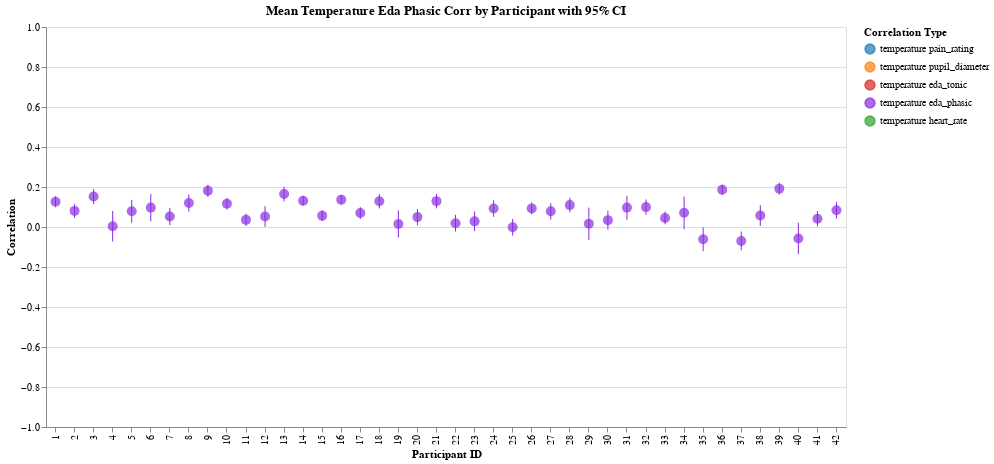

The code cell stored with this chart in its notebook:
### Markdown cell above
## Temperature / EDA Phasic

### Code cell
col1, col2 = "temperature", "eda_phasic"

corr_by_trial = calculate_correlations_by_trial(df, col1, col2)
corr_by_participant = aggregate_correlations_fisher_z(
    corr_by_trial, col1, col2, "participant_id", include_ci=True
)
# plot_correlations_by_trial(corr_by_trial, col1, col2)
eda_phasic = plot_correlations_by_participant(
    corr_by_participant, col1, col2, with_config=-False, color_map=COLORS
)
eda_phasic

### Figure 1 — Vega-Lite specification as saved in the notebook (floating-point values rounded to 4 significant figures)
{"config": {"view": {"continuousWidth": 300, "continuousHeight": 300}}, "layer": [{"mark": {"type": "rule"}, "encoding": {"color": {"field": "correlation_type", "legend": {"labelExpr": "replace(replace(datum.label, '_corr', ''), '_', ' ')", "title": "Correlation Type"}, "scale": {"domain": ["temperature_pain_rating_corr", "temperature_pupil_diameter_corr", "temperature_eda_tonic_corr", "temperature_eda_phasic_corr", "temperature_heart_rate_corr"], "range": ["#1f77b4", "#ff7f0e", "#d62728", "#8a2be2", "#2ca02c"]}, "type": "nominal"}, "x": {"axis": {"title": "Participant ID"}, "field": "participant_id", "type": "ordinal"}, "y": {"axis": {"title": "Correlation"}, "field": "participant_id_temperature_eda_phasic_corr_ci_lower", "scale": {"domain": [-1, 1]}, "type": "quantitative"}, "y2": {"field": "participant_id_temperature_eda_phasic_corr_ci_upper"}}, "title": "Mean Temperature Eda Phasic Corr by Participant with 95% CI"}, {"mark": {"type": "circle", "size": 100}, "encoding": {"color": {"field": "correlation_type", "legend": {"labelExpr": "replace(replace(datum.label, '_corr', ''), '_', ' ')", "title": "Correlation Type"}, "scale": {"domain": ["temperature_pain_rating_corr", "temperature_pupil_diameter_corr", "temperature_eda_tonic_corr", "temperature_eda_phasic_corr", "temperature_heart_rate_corr"], "range": ["#1f77b4", "#ff7f0e", "#d62728", "#8a2be2", "#2ca02c"]}, "type": "nominal"}, "tooltip": [{"field": "participant_id", "title": "Participant", "type": "nominal"}, {"field": "participant_id_temperature_eda_phasic_corr_mean", "format": ".3f", "title": "Mean Correlation", "type": "quantitative"}, {"field": "participant_id_temperature_eda_phasic_corr_ci_lower", "format": ".3f", "title": "CI Lower", "type": "quantitative"}, {"field": "participant_id_temperature_eda_phasic_corr_ci_upper", "format": ".3f", "title": "CI Upper", "type": "quantitative"}], "x": {"axis": {"title": "Participant ID"}, "field": "participant_id", "type": "ordinal"}, "y": {"field": "participant_id_temperature_eda_phasic_corr_mean", "type": "quantitative"}}, "title": "Mean Temperature Eda Phasic Corr by Participant with 95% CI"}], "data": {"name": "data-376b3fd2293af0833d876eee4dc38758"}, "height": 400, "width": 800, "$schema": "https://vega.github.io/schema/vega-lite/v5.20.1.json", "datasets": {"data-376b3fd2293af0833d876eee4dc38758": [{"participant_id": 1, "participant_id_temperature_eda_phasic_corr_mean": 0.1263, "participant_id_temperature_eda_phasic_corr_ci_lower": 0.09877, "participant_id_temperature_eda_phasic_corr_ci_upper": 0.1537, "correlation_type": "temperature_eda_phasic_corr"}, {"participant_id": 2, "participant_id_temperature_eda_phasic_corr_mean": 0.08055, "participant_id_temperature_eda_phasic_corr_ci_lower": 0.04637, "participant_id_temperature_eda_phasic_corr_ci_upper": 0.1145, "correlation_type": "temperature_eda_phasic_corr"}, {"participant_id": 3, "participant_id_temperature_eda_phasic_corr_mean": 0.1524, "participant_id_temperature_eda_phasic_corr_ci_lower": 0.1145, "participant_id_temperature_eda_phasic_corr_ci_upper": 0.1898, "correlation_type": "temperature_eda_phasic_corr"}, {"participant_id": 4, "participant_id_temperature_eda_phasic_corr_mean": 0.003625, "participant_id_temperature_eda_phasic_corr_ci_lower": -0.07283, "participant_id_temperature_eda_phasic_corr_ci_upper": 0.08004, "correlation_type": "temperature_eda_phasic_corr"}, {"participant_id": 5, "participant_id_temperature_eda_phasic_corr_mean": 0.07883, "participant_id_temperature_eda_phasic_corr_ci_lower": 0.02139, "participant_id_temperature_eda_phasic_corr_ci_upper": 0.1358, "correlation_type": "temperature_eda_phasic_corr"}, {"participant_id": 6, "participant_id_temperature_eda_phasic_corr_mean": 0.09691, "participant_id_temperature_eda_phasic_corr_ci_lower": 0.02781, "participant_id_temperature_eda_phasic_corr_ci_upper": 0.1651, "correlation_type": "temperature_eda_phasic_corr"}, {"participant_id": 7, "participant_id_temperature_eda_phasic_corr_mean": 0.05249, "participant_id_temperature_eda_phasic_corr_ci_lower": 0.009014, "participant_id_temperature_eda_phasic_corr_ci_upper": 0.09577, "correlation_type": "temperature_eda_phasic_corr"}, {"participant_id": 8, "participant_id_temperature_eda_phasic_corr_mean": 0.1198, "participant_id_temperature_eda_phasic_corr_ci_lower": 0.07667, "participant_id_temperature_eda_phasic_corr_ci_upper": 0.1624, "correlation_type": "temperature_eda_phasic_corr"}, {"participant_id": 9, "participant_id_temperature_eda_phasic_corr_mean": 0.1808, "participant_id_temperature_eda_phasic_corr_ci_lower": 0.15, "participant_id_temperature_eda_phasic_corr_ci_upper": 0.2113, "correlation_type": "temperature_eda_phasic_corr"}, {"participant_id": 10, "participant_id_temperature_eda_phasic_corr_mean": 0.1168, "participant_id_temperature_eda_phasic_corr_ci_lower": 0.08708, "participant_id_temperature_eda_phasic_corr_ci_upper": 0.1463, "correlation_type": "temperature_eda_phasic_corr"}, {"participant_id": 11, "participant_id_temperature_eda_phasic_corr_mean": 0.03573, "participant_id_temperature_eda_phasic_corr_ci_lower": 0.004293, "participant_id_temperature_eda_phasic_corr_ci_upper": 0.06709, "correlation_type": "temperature_eda_phasic_corr"}, {"participant_id": 12, "participant_id_temperature_eda_phasic_corr_mean": 0.05258, "participant_id_temperature_eda_phasic_corr_ci_lower": 0.001044, "participant_id_temperature_eda_phasic_corr_ci_upper": 0.1038, "correlation_type": "temperature_eda_phasic_corr"}, {"participant_id": 13, "participant_id_temperature_eda_phasic_corr_mean": 0.165, "participant_id_temperature_eda_phasic_corr_ci_lower": 0.1277, "participant_id_temperature_eda_phasic_corr_ci_upper": 0.2019, "correlation_type": "temperature_eda_phasic_corr"}, {"participant_id": 14, "participant_id_temperature_eda_phasic_corr_mean": 0.1313, "participant_id_temperature_eda_phasic_corr_ci_lower": 0.1069, "participant_id_temperature_eda_phasic_corr_ci_upper": 0.1555, "correlation_type": "temperature_eda_phasic_corr"}, {"participant_id": 15, "participant_id_temperature_eda_phasic_corr_mean": 0.05683, "participant_id_temperature_eda_phasic_corr_ci_lower": 0.02967, "participant_id_temperature_eda_phasic_corr_ci_upper": 0.08391, "correlation_type": "temperature_eda_phasic_corr"}, {"participant_id": 16, "participant_id_temperature_eda_phasic_corr_mean": 0.1368, "participant_id_temperature_eda_phasic_corr_ci_lower": 0.1133, "participant_id_temperature_eda_phasic_corr_ci_upper": 0.1601, "correlation_type": "temperature_eda_phasic_corr"}, {"participant_id": 17, "participant_id_temperature_eda_phasic_corr_mean": 0.07001, "participant_id_temperature_eda_phasic_corr_ci_lower": 0.04003, "participant_id_temperature_eda_phasic_corr_ci_upper": 0.09986, "correlation_type": "temperature_eda_phasic_corr"}, {"participant_id": 18, "participant_id_temperature_eda_phasic_corr_mean": 0.1286, "participant_id_temperature_eda_phasic_corr_ci_lower": 0.09264, "participant_id_temperature_eda_phasic_corr_ci_upper": 0.1643, "correlation_type": "temperature_eda_phasic_corr"}, {"participant_id": 19, "participant_id_temperature_eda_phasic_corr_mean": 0.01544, "participant_id_temperature_eda_phasic_corr_ci_lower": -0.05228, "participant_id_temperature_eda_phasic_corr_ci_upper": 0.08303, "correlation_type": "temperature_eda_phasic_corr"}, {"participant_id": 20, "participant_id_temperature_eda_phasic_corr_mean": 0.04938, "participant_id_temperature_eda_phasic_corr_ci_lower": 0.008473, "participant_id_temperature_eda_phasic_corr_ci_upper": 0.09011, "correlation_type": "temperature_eda_phasic_corr"}, {"participant_id": 21, "participant_id_temperature_eda_phasic_corr_mean": 0.1293, "participant_id_temperature_eda_phasic_corr_ci_lower": 0.0931, "participant_id_temperature_eda_phasic_corr_ci_upper": 0.1651, "correlation_type": "temperature_eda_phasic_corr"}, {"participant_id": 22, "participant_id_temperature_eda_phasic_corr_mean": 0.01893, "participant_id_temperature_eda_phasic_corr_ci_lower": -0.02279, "participant_id_temperature_eda_phasic_corr_ci_upper": 0.06059, "correlation_type": "temperature_eda_phasic_corr"}, {"participant_id": 23, "participant_id_temperature_eda_phasic_corr_mean": 0.02829, "participant_id_temperature_eda_phasic_corr_ci_lower": -0.02109, "participant_id_temperature_eda_phasic_corr_ci_upper": 0.07754, "correlation_type": "temperature_eda_phasic_corr"}, {"participant_id": 24, "participant_id_temperature_eda_phasic_corr_mean": 0.09233, "participant_id_temperature_eda_phasic_corr_ci_lower": 0.05065, "participant_id_temperature_eda_phasic_corr_ci_upper": 0.1337, "correlation_type": "temperature_eda_phasic_corr"}, {"participant_id": 25, "participant_id_temperature_eda_phasic_corr_mean": -0.0009893, "participant_id_temperature_eda_phasic_corr_ci_lower": -0.04289, "participant_id_temperature_eda_phasic_corr_ci_upper": 0.04091, "correlation_type": "temperature_eda_phasic_corr"}, {"participant_id": 26, "participant_id_temperature_eda_phasic_corr_mean": 0.09303, "participant_id_temperature_eda_phasic_corr_ci_lower": 0.06311, "participant_id_temperature_eda_phasic_corr_ci_upper": 0.1228, "correlation_type": "temperature_eda_phasic_corr"}, {"participant_id": 27, "participant_id_temperature_eda_phasic_corr_mean": 0.07836, "participant_id_temperature_eda_phasic_corr_ci_lower": 0.03683, "participant_id_temperature_eda_phasic_corr_ci_upper": 0.1196, "correlation_type": "temperature_eda_phasic_corr"}, {"participant_id": 28, "participant_id_temperature_eda_phasic_corr_mean": 0.1095, "participant_id_temperature_eda_phasic_corr_ci_lower": 0.07247, "participant_id_temperature_eda_phasic_corr_ci_upper": 0.1462, "correlation_type": "temperature_eda_phasic_corr"}, {"participant_id": 29, "participant_id_temperature_eda_phasic_corr_mean": 0.01614, "participant_id_temperature_eda_phasic_corr_ci_lower": -0.06483, "participant_id_temperature_eda_phasic_corr_ci_upper": 0.0969, "correlation_type": "temperature_eda_phasic_corr"}, {"participant_id": 30, "participant_id_temperature_eda_phasic_corr_mean": 0.03436, "participant_id_temperature_eda_phasic_corr_ci_lower": -0.01351, "participant_id_temperature_eda_phasic_corr_ci_upper": 0.08206, "correlation_type": "temperature_eda_phasic_corr"}, {"participant_id": 31, "participant_id_temperature_eda_phasic_corr_mean": 0.09703, "participant_id_temperature_eda_phasic_corr_ci_lower": 0.03649, "participant_id_temperature_eda_phasic_corr_ci_upper": 0.1569, "correlation_type": "temperature_eda_phasic_corr"}, {"participant_id": 32, "participant_id_temperature_eda_phasic_corr_mean": 0.09944, "participant_id_temperature_eda_phasic_corr_ci_lower": 0.061, "participant_id_temperature_eda_phasic_corr_ci_upper": 0.1376, "correlation_type": "temperature_eda_phasic_corr"}, {"participant_id": 33, "participant_id_temperature_eda_phasic_corr_mean": 0.04542, "participant_id_temperature_eda_phasic_corr_ci_lower": 0.01363, "participant_id_temperature_eda_phasic_corr_ci_upper": 0.07712, "correlation_type": "temperature_eda_phasic_corr"}, {"participant_id": 34, "participant_id_temperature_eda_phasic_corr_mean": 0.07094, "participant_id_temperature_eda_phasic_corr_ci_lower": -0.01137, "participant_id_temperature_eda_phasic_corr_ci_upper": 0.1523, "correlation_type": "temperature_eda_phasic_corr"}, {"participant_id": 35, "participant_id_temperature_eda_phasic_corr_mean": -0.06157, "participant_id_temperature_eda_phasic_corr_ci_lower": -0.1209, "participant_id_temperature_eda_phasic_corr_ci_upper": -0.001842, "correlation_type": "temperature_eda_phasic_corr"}, {"participant_id": 36, "participant_id_temperature_eda_phasic_corr_mean": 0.1861, "participant_id_temperature_eda_phasic_corr_ci_lower": 0.1595, "participant_id_temperature_eda_phasic_corr_ci_upper": 0.2124, "correlation_type": "temperature_eda_phasic_corr"}, {"participant_id": 37, "participant_id_temperature_eda_phasic_corr_mean": -0.06967, "participant_id_temperature_eda_phasic_corr_ci_lower": -0.1164, "participant_id_temperature_eda_phasic_corr_ci_upper": -0.02263, "correlation_type": "temperature_eda_phasic_corr"}, {"participant_id": 38, "participant_id_temperature_eda_phasic_corr_mean": 0.05732, "participant_id_temperature_eda_phasic_corr_ci_lower": 0.004789, "participant_id_temperature_eda_phasic_corr_ci_upper": 0.1095, "correlation_type": "temperature_eda_phasic_corr"}, {"participant_id": 39, "participant_id_temperature_eda_phasic_corr_mean": 0.1917, "participant_id_temperature_eda_phasic_corr_ci_lower": 0.1618, "participant_id_temperature_eda_phasic_corr_ci_upper": 0.2213, "correlation_type": "temperature_eda_phasic_corr"}, {"participant_id": 40, "participant_id_temperature_eda_phasic_corr_mean": -0.05792, "participant_id_temperature_eda_phasic_corr_ci_lower": -0.1361, "participant_id_temperature_eda_phasic_corr_ci_upper": 0.02094, "correlation_type": "temperature_eda_phasic_corr"}, {"participant_id": 41, "participant_id_temperature_eda_phasic_corr_mean": 0.04144, "participant_id_temperature_eda_phasic_corr_ci_lower": 0.003023, "participant_id_temperature_eda_phasic_corr_ci_upper": 0.07973, "correlation_type": "temperature_eda_phasic_corr"}, {"participant_id": 42, "participant_id_temperature_eda_phasic_corr_mean": 0.08361, "participant_id_temperature_eda_phasic_corr_ci_lower": 0.04178, "participant_id_temperature_eda_phasic_corr_ci_upper": 0.1251, "correlation_type": "temperature_eda_phasic_corr"}]}}
